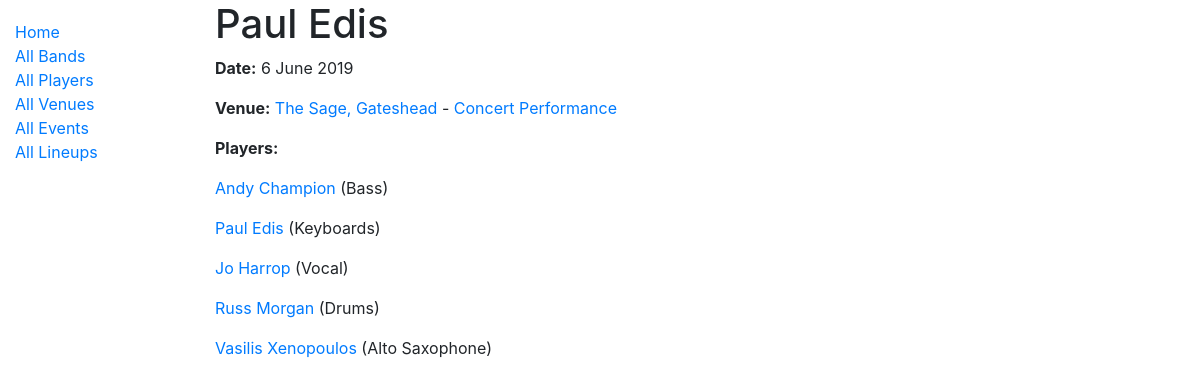
Page /jazz/lineups/paul-edis-2019-06-06 on the committed database.
### jazz/models.py (models this page shows, shortened)
class Lineup(models.Model):
	band_name = models.ForeignKey('Band', on_delete=models.SET_NULL, null=True)
	date = models.DateField(null=True, blank=True)
	piece = models.IntegerField(null=True, blank=True)
	player = models.ManyToManyField('Player')
	comments = models.CharField('Comments', max_length=120, blank = True)
	venue = models.ForeignKey('Venue', on_delete=models.SET_NULL, null=True, blank = True, help_text='Select venue for this event')
	event = models.ForeignKey('Event', on_delete=models.SET_NULL, null=True, blank = True, help_text='Select event type')
	slug = models.SlugField(unique=True, blank = True, max_length = 125)
	class Meta:
		ordering = ['band_name', 'date']
		constraints = [models.UniqueConstraint(fields=['band_name', 'date'], name='unique_lineup')]

class Band(models.Model):
	band_name = models.CharField(max_length=100, unique = True)
	comments = models.CharField(max_length=500, unique = False, blank = True, null = True)
	band_web = models.URLField('Web Address', blank = True)
	slug = models.SlugField(unique=True, max_length=125 , blank = True)
	class Meta:
		ordering = ['band_name']
	def __str__(self):
		return f'{self.band_name}'

class Venue(models.Model):
	venue_name = models.CharField('Venue Name', max_length=120)
	venue_web = models.URLField('Web Address', blank = True)
	comments = models.CharField('Comments', max_length=120, blank = True)
	slug = models.SlugField(unique=True, blank = True)
	def __str__(self):
		return f'{self.venue_name}'

class Event(models.Model):
	event_name = models.CharField('Event Name', max_length=120)
	date_from = models.DateField(null=True, blank=True)
	date_to = models.DateField(null=True, blank=True)
	slug = models.SlugField(unique=False, blank = True)
	event_web = models.URLField('Web Address', blank = True)
	comments = models.CharField('Comments', max_length=120, blank = True)
	def __str__(self):
		return f'{self.event_name}'

class Player(models.Model):
    first_name = models.CharField(max_length=100)
    nick_name = models.CharField(max_length=100, blank=True, null=True)
    last_name = models.CharField(max_length=100)
    date_of_birth = models.DateField(null=True, blank=True)
    date_of_death = models.DateField('Died', null=True, blank=True)
    instrument = models.ForeignKey(Instrument, on_delete=models.SET_NULL, null=True, blank = True, help_text='Select instrument for this player')
    slug = models.SlugField(blank = True, unique = True) #unique=True, blank = True)
    comments = models.CharField(max_length=500, unique = False, blank = True, null = True)
    player_web = models.URLField('Web Address', blank = True)
    player_wikipedia = models.URLField('Wikipedia Page', blank = True)
    class Meta:
        ordering = ['last_name', 'first_name']
    def __str__(self):
        return f'{self.first_name} {self.last_name}'

class Instrument(models.Model):
		instrument = models.CharField(max_length=20, help_text='Enter an instrument type')
		def __str__(self):
			return self.instrument

### jazz/views.py (the view)
# urls.py: path('lineups/<slug:slug>', views.LineupDetailView.as_view(), name='lineup-detail'),
class LineupDetailView(generic.DetailView):
    model = Lineup

### jazz/templates/jazz/lineup_detail.html (shortened to what this page needs)
{% extends "base_generic.html" %}
{% block content %}
  <h1>{{ lineup.band_name }}</h1>
  <p><strong>Date:</strong> {{ lineup.date|date:"j F Y"  }}</p>
  <p><strong>Venue:</strong>
  {% if lineup.venue != blank %} <a href="{% url 'venue-detail' lineup.venue.slug %}" > {{ lineup.venue }} </a> {% endif %}
  {% if lineup.venue and lineup.event %} {{"-"}} {%endif%}
  {% if lineup.event != blank %} <a href="{% url 'event-detail' lineup.event.slug %}" > {{ lineup.event }} </a> {% endif %}
   <p><strong>Players:</strong> </p>
   {% for player in lineup.player.all %}
       <p>
       <a href="{% url 'player-detail' player.slug %}">{{ player}} </a>
       {% if player.instrument != blank %} ({{ player.instrument }}) {% endif %} </p>
   {% endfor %}
{% endblock %}

### rows in the picture
Lineup: band_name "Paul Edis", date "6 June 2019", venue "The Sage, Gateshead", event "Concert Performance"
Player: first_name+last_name "Andy Champion", instrument "Bass"
Player: first_name+last_name "Paul Edis", instrument "Keyboards"
Player: first_name+last_name "Jo Harrop", instrument "Vocal"
Player: first_name+last_name "Russ Morgan", instrument "Drums"
Player: first_name+last_name "Vasilis Xenopoulos", instrument "Alto Saxophone"

### other values in the picture
{{ "-" }} "-"
